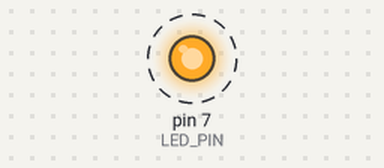
A sketch run on a simulated Arduino Uno, built with avr-gcc and run on an emulated ATmega328P. Parts: output pins drawn as LEDs (lit = HIGH). Dashed ring = blinking.

Above: at 0.03 s.
Timing chart, 0 to 3.0 s (numbered marks = the images above):
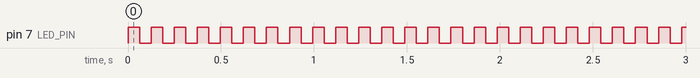

The sketch:

Hello-World-1.ino
```cpp
// (licence header left out)
//
// We are using the LED that is connected to D7 (PB7, physical pin 8, SCK) pin.
//
#define LED_PIN 7

void setup() {
  //
  // Initialize the LED pin.
  //
  pinMode(LED_PIN, OUTPUT);
  Serial.println("LED pin initialized.");
}

void loop() {
  //
  // Turn the LED on.
  //
  digitalWrite(LED_PIN, HIGH);

  //
  // Wait one second. The clock is running at 1MHz but the code
  // was compiled with a setting of 16MHz so our tmng is off.
  // Use a scalar of 1/16 for all times.
  //
  delay(1000 / 16);

  //
  // Turn the LED off.
  //
  digitalWrite(LED_PIN, LOW);

  //
  // Wait one second. The clock is running at 1MHz but the code
  // was compiled with a setting of 16MHz so our timing is off.
  // Use a scalar of 1/16 for all times.
  //
  delay(1000 / 16);
}
```

Measured:
- by itself, pin 7 (LED_PIN): alternates HIGH for 0.06 s and LOW for 0.06 s
